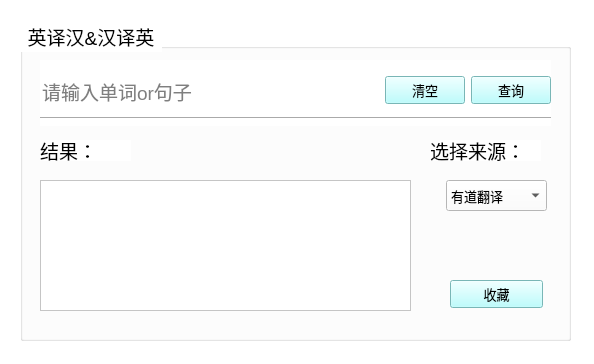
<?xml version="1.0" encoding="UTF-8"?>
<ui version="4.0">
 <class>window2</class>
 <widget class="QWidget" name="window2">
  <property name="geometry">
   <rect>
    <x>0</x>
    <y>0</y>
    <width>594</width>
    <height>364</height>
   </rect>
  </property>
  <property name="windowTitle">
   <string>window2</string>
  </property>
  <property name="styleSheet">
   <string notr="true">background-color: rgb(255, 255, 255);</string>
  </property>
  <widget class="QGroupBox" name="groupBox">
   <property name="geometry">
    <rect>
     <x>20</x>
     <y>20</y>
     <width>551</width>
     <height>321</height>
    </rect>
   </property>
   <property name="font">
    <font>
     <pointsize>14</pointsize>
    </font>
   </property>
   <property name="title">
    <string>英译汉&amp;&amp;汉译英</string>
   </property>
   <widget class="QWidget" name="layoutWidget">
    <property name="geometry">
     <rect>
      <x>20</x>
      <y>40</y>
      <width>511</width>
      <height>61</height>
     </rect>
    </property>
    <layout class="QHBoxLayout" name="horizontalLayout">
     <item>
      <widget class="QLineEdit" name="lineEdit">
       <property name="font">
        <font>
         <pointsize>14</pointsize>
        </font>
       </property>
       <property name="styleSheet">
        <string notr="true">background-color: rgb(255, 255, 255);
border-style:solid
</string>
       </property>
       <property name="placeholderText">
        <string>请输入单词or句子</string>
       </property>
      </widget>
     </item>
     <item>
      <widget class="QPushButton" name="pushButton">
       <property name="font">
        <font>
         <pointsize>10</pointsize>
        </font>
       </property>
       <property name="styleSheet">
        <string notr="true">background-color: rgb(170, 255, 255);</string>
       </property>
       <property name="text">
        <string>清空</string>
       </property>
      </widget>
     </item>
     <item>
      <widget class="QPushButton" name="pushButton_2">
       <property name="font">
        <font>
         <pointsize>10</pointsize>
        </font>
       </property>
       <property name="styleSheet">
        <string notr="true">background-color: rgb(170, 255, 255)</string>
       </property>
       <property name="text">
        <string>查询</string>
       </property>
      </widget>
     </item>
    </layout>
   </widget>
   <widget class="QLabel" name="label">
    <property name="geometry">
     <rect>
      <x>20</x>
      <y>120</y>
      <width>91</width>
      <height>21</height>
     </rect>
    </property>
    <property name="font">
     <font>
      <pointsize>14</pointsize>
     </font>
    </property>
    <property name="text">
     <string>结果：</string>
    </property>
   </widget>
   <widget class="QTextEdit" name="textEdit">
    <property name="geometry">
     <rect>
      <x>20</x>
      <y>160</y>
      <width>371</width>
      <height>131</height>
     </rect>
    </property>
    <property name="font">
     <font>
      <pointsize>13</pointsize>
     </font>
    </property>
    <property name="styleSheet">
     <string notr="true">border-top-color: rgb(85, 170, 255);
</string>
    </property>
   </widget>
   <widget class="Line" name="line">
    <property name="geometry">
     <rect>
      <x>20</x>
      <y>90</y>
      <width>511</width>
      <height>16</height>
     </rect>
    </property>
    <property name="orientation">
     <enum>Qt::Horizontal</enum>
    </property>
   </widget>
   <widget class="QComboBox" name="comboBox">
    <property name="geometry">
     <rect>
      <x>426</x>
      <y>160</y>
      <width>101</width>
      <height>31</height>
     </rect>
    </property>
    <property name="font">
     <font>
      <pointsize>10</pointsize>
     </font>
    </property>
    <item>
     <property name="text">
      <string>有道翻译</string>
     </property>
    </item>
    <item>
     <property name="text">
      <string>百度翻译</string>
     </property>
    </item>
   </widget>
   <widget class="QLabel" name="labelSource">
    <property name="geometry">
     <rect>
      <x>410</x>
      <y>120</y>
      <width>111</width>
      <height>21</height>
     </rect>
    </property>
    <property name="font">
     <font>
      <pointsize>14</pointsize>
     </font>
    </property>
    <property name="text">
     <string>选择来源：</string>
    </property>
   </widget>
   <widget class="QPushButton" name="pushButton_3">
    <property name="geometry">
     <rect>
      <x>430</x>
      <y>260</y>
      <width>93</width>
      <height>28</height>
     </rect>
    </property>
    <property name="font">
     <font>
      <pointsize>10</pointsize>
     </font>
    </property>
    <property name="styleSheet">
     <string notr="true">background-color: rgb(170, 255, 255)</string>
    </property>
    <property name="text">
     <string>收藏</string>
    </property>
   </widget>
   <zorder>layoutWidget</zorder>
   <zorder>label</zorder>
   <zorder>line</zorder>
   <zorder>textEdit</zorder>
   <zorder>comboBox</zorder>
   <zorder>labelSource</zorder>
   <zorder>pushButton_3</zorder>
  </widget>
 </widget>
 <resources/>
 <connections/>
</ui>
